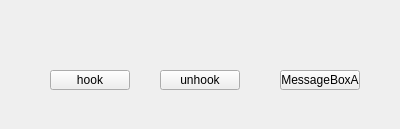
<?xml version="1.0" encoding="UTF-8"?>
<ui version="4.0">
 <class>Widget</class>
 <widget class="QWidget" name="Widget">
  <property name="geometry">
   <rect>
    <x>0</x>
    <y>0</y>
    <width>400</width>
    <height>129</height>
   </rect>
  </property>
  <property name="windowTitle">
   <string>Widget</string>
  </property>
  <widget class="QPushButton" name="pushButton">
   <property name="geometry">
    <rect>
     <x>50</x>
     <y>70</y>
     <width>80</width>
     <height>20</height>
    </rect>
   </property>
   <property name="text">
    <string>hook</string>
   </property>
  </widget>
  <widget class="QPushButton" name="pushButton_2">
   <property name="geometry">
    <rect>
     <x>280</x>
     <y>70</y>
     <width>80</width>
     <height>20</height>
    </rect>
   </property>
   <property name="text">
    <string>MessageBoxA</string>
   </property>
  </widget>
  <widget class="QPushButton" name="pushButton_3">
   <property name="geometry">
    <rect>
     <x>160</x>
     <y>70</y>
     <width>80</width>
     <height>20</height>
    </rect>
   </property>
   <property name="text">
    <string>unhook</string>
   </property>
  </widget>
 </widget>
 <layoutdefault spacing="6" margin="11"/>
 <resources/>
 <connections/>
</ui>
